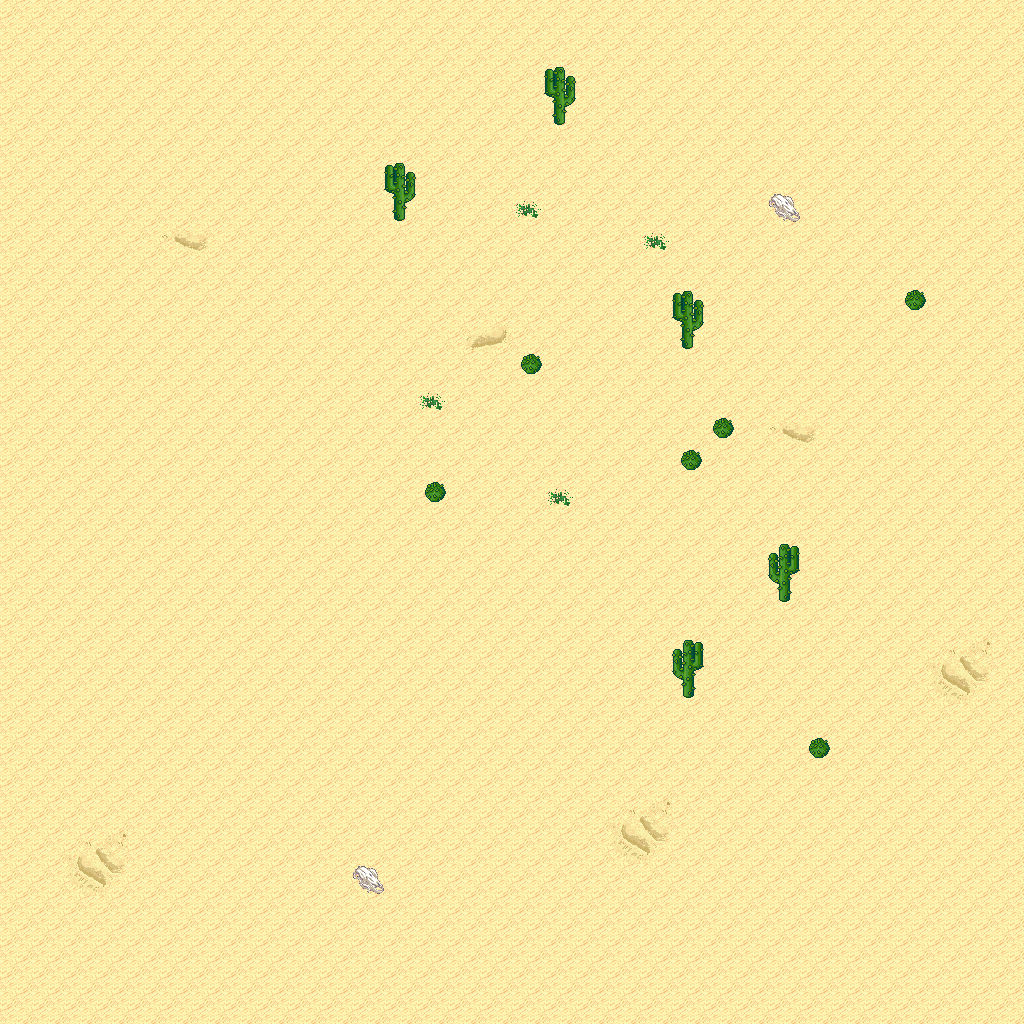

Tiled map render using the project's own tile images. Description and the map definition, with tile-layer contents summarised, below:
An orthogonal 32x32 tile map with 32x32 px tiles, 5 tile layers (Ground, Objects, Objects2, Above, ...), 1 hidden layer not drawn, 8 tilesets.

<map version="1.10" tiledversion="1.11.0" orientation="orthogonal" renderorder="right-down" width="32" height="32" tilewidth="32" tileheight="32" infinite="0" nextlayerid="11" nextobjectid="1">
 <tileset firstgid="1" name="logic_collision" tilewidth="32" tileheight="32" tilecount="1" columns="1">
  <image source="../drawable/logic_collision.png" width="32" height="32" />
 </tileset>
 <tileset firstgid="2" name="ground_ground" tilewidth="32" tileheight="32" tilecount="33" columns="3">
  <image source="../drawable/ground_ground.png" width="96" height="352" />
 </tileset>
 <tileset firstgid="35" name="ground_ridge_earth_pale" tilewidth="32" tileheight="32" tilecount="96" columns="12">
  <image source="../drawable/ground_ridge_earth_pale.png" width="384" height="256" />
 </tileset>
 <tileset firstgid="131" name="ground_ridge_earth_dark" tilewidth="32" tileheight="32" tilecount="96" columns="12">
  <image source="../drawable/ground_ridge_earth_dark.png" width="384" height="256" />
 </tileset>
 <tileset firstgid="227" name="terrain_desert" tilewidth="32" tileheight="32" tilecount="88" columns="8">
  <image source="../drawable/terrain_desert.png" width="256" height="352" />
 </tileset>
 <tileset firstgid="315" name="plant_tree_tree_darkgreen" tilewidth="32" tileheight="32" tilecount="88" columns="8">
  <image source="../drawable/plant_tree_tree_darkgreen.png" width="256" height="352" />
 </tileset>
 <tileset firstgid="403" name="ground_sand_2" tilewidth="32" tileheight="32" tilecount="15" columns="5">
  <image source="../drawable/ground_sand_2.png" width="160" height="96" />
 </tileset>
 <tileset firstgid="418" name="plant_cactus_2" tilewidth="32" tileheight="32" tilecount="10" columns="5">
  <image source="../drawable/plant_cactus_2.png" width="160" height="64" />
 </tileset>
 <layer id="1" name="Ground" width="32" height="32">
  <data>[1024 cells, 1024 non-empty, 11 distinct tile ids]</data>
 </layer>
 <layer id="2" name="Objects" width="32" height="32">
  <data>[1024 cells, 11 non-empty, 3 distinct tile ids]</data>
 </layer>
 <layer id="3" name="Objects2" width="32" height="32">
  <data>[1024 cells, 0 non-empty, 0 distinct tile ids]</data>
 </layer>
 <layer id="4" name="Above" width="32" height="32">
  <data>[1024 cells, 5 non-empty, 2 distinct tile ids]</data>
 </layer>
 <layer id="5" name="Above2" width="32" height="32">
  <data>[1024 cells, 0 non-empty, 0 distinct tile ids]</data>
 </layer>
 <layer id="6" name="Walkable" width="32" height="32" visible="0">
  <data>[1024 cells, 13 non-empty, 1 distinct tile ids]</data>
 </layer>
 <objectgroup id="7" name="Mapevents" />
 <objectgroup id="8" name="Spawn" />
 <objectgroup id="9" name="Keys" />
 <objectgroup id="10" name="Replace" />
</map>
